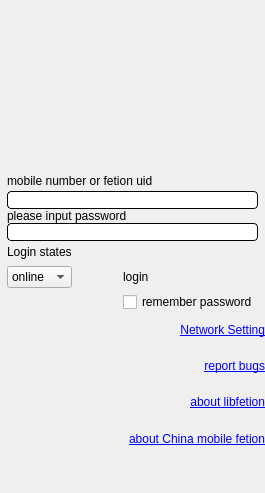
<?xml version="1.0" encoding="UTF-8"?>
<ui version="4.0">
 <class>Fetion_Login</class>
 <widget class="QWidget" name="Fetion_Login">
  <property name="geometry">
   <rect>
    <x>0</x>
    <y>0</y>
    <width>265</width>
    <height>493</height>
   </rect>
  </property>
  <property name="windowTitle">
   <string>Form</string>
  </property>
  <layout class="QVBoxLayout" name="verticalLayout_2">
   <property name="spacing">
    <number>0</number>
   </property>
   <property name="margin">
    <number>0</number>
   </property>
   <item>
    <layout class="QGridLayout" name="gridLayout">
     <item row="0" column="1" colspan="3">
      <widget class="QLabel" name="login_image">
       <property name="sizePolicy">
        <sizepolicy hsizetype="Fixed" vsizetype="Fixed">
         <horstretch>0</horstretch>
         <verstretch>0</verstretch>
        </sizepolicy>
       </property>
       <property name="minimumSize">
        <size>
         <width>251</width>
         <height>171</height>
        </size>
       </property>
       <property name="text">
        <string/>
       </property>
       <property name="pixmap">
        <pixmap/>
       </property>
      </widget>
     </item>
     <item row="0" column="4">
      <spacer name="horizontalSpacer_2">
       <property name="orientation">
        <enum>Qt::Horizontal</enum>
       </property>
       <property name="sizeHint" stdset="0">
        <size>
         <width>40</width>
         <height>20</height>
        </size>
       </property>
      </spacer>
     </item>
     <item row="1" column="0">
      <spacer name="horizontalSpacer">
       <property name="orientation">
        <enum>Qt::Horizontal</enum>
       </property>
       <property name="sizeHint" stdset="0">
        <size>
         <width>40</width>
         <height>20</height>
        </size>
       </property>
      </spacer>
     </item>
     <item row="1" column="1" colspan="3">
      <widget class="QLabel" name="label">
       <property name="sizePolicy">
        <sizepolicy hsizetype="Preferred" vsizetype="Fixed">
         <horstretch>0</horstretch>
         <verstretch>0</verstretch>
        </sizepolicy>
       </property>
       <property name="text">
        <string>mobile number or fetion uid</string>
       </property>
      </widget>
     </item>
     <item row="2" column="1" colspan="3">
      <widget class="QLineEdit" name="ED_Fetion_ID">
       <property name="styleSheet">
        <string notr="true">QLineEdit {
      border-width: 1px;
      border-style: solid;
      border-radius: 4px;
  } </string>
       </property>
       <property name="maxLength">
        <number>11</number>
       </property>
       <property name="echoMode">
        <enum>QLineEdit::Normal</enum>
       </property>
      </widget>
     </item>
     <item row="3" column="1" colspan="3">
      <widget class="QLabel" name="label_2">
       <property name="sizePolicy">
        <sizepolicy hsizetype="Preferred" vsizetype="Fixed">
         <horstretch>0</horstretch>
         <verstretch>0</verstretch>
        </sizepolicy>
       </property>
       <property name="layoutDirection">
        <enum>Qt::LeftToRight</enum>
       </property>
       <property name="text">
        <string>please input password</string>
       </property>
      </widget>
     </item>
     <item row="4" column="1" colspan="3">
      <widget class="QLineEdit" name="ED_Fetion_Pwd">
       <property name="styleSheet">
        <string notr="true">QLineEdit {
      border-width: 1px;
      border-style: solid;
      border-radius: 4px;
  } </string>
       </property>
       <property name="echoMode">
        <enum>QLineEdit::Password</enum>
       </property>
      </widget>
     </item>
     <item row="5" column="1">
      <widget class="QLabel" name="label_5">
       <property name="text">
        <string>Login states</string>
       </property>
      </widget>
     </item>
     <item row="5" column="2" colspan="2">
      <widget class="QLabel" name="Login_State">
       <property name="sizePolicy">
        <sizepolicy hsizetype="Minimum" vsizetype="Minimum">
         <horstretch>0</horstretch>
         <verstretch>0</verstretch>
        </sizepolicy>
       </property>
       <property name="minimumSize">
        <size>
         <width>141</width>
         <height>21</height>
        </size>
       </property>
       <property name="toolTip">
        <string/>
       </property>
       <property name="layoutDirection">
        <enum>Qt::RightToLeft</enum>
       </property>
       <property name="text">
        <string/>
       </property>
      </widget>
     </item>
     <item row="6" column="1">
      <widget class="QComboBox" name="loginState">
       <property name="styleSheet">
        <string notr="true"/>
       </property>
       <item>
        <property name="text">
         <string>online</string>
        </property>
       </item>
       <item>
        <property name="text">
         <string>offline</string>
        </property>
       </item>
       <item>
        <property name="text">
         <string>away</string>
        </property>
       </item>
       <item>
        <property name="text">
         <string>busy</string>
        </property>
       </item>
      </widget>
     </item>
     <item row="6" column="3">
      <widget class="QLabelMouse" name="BT_Login_Ok">
       <property name="sizePolicy">
        <sizepolicy hsizetype="Minimum" vsizetype="Minimum">
         <horstretch>0</horstretch>
         <verstretch>0</verstretch>
        </sizepolicy>
       </property>
       <property name="minimumSize">
        <size>
         <width>80</width>
         <height>30</height>
        </size>
       </property>
       <property name="text">
        <string>login</string>
       </property>
      </widget>
     </item>
     <item row="7" column="3">
      <widget class="QCheckBox" name="remPWD">
       <property name="layoutDirection">
        <enum>Qt::LeftToRight</enum>
       </property>
       <property name="text">
        <string>remember password</string>
       </property>
      </widget>
     </item>
    </layout>
   </item>
   <item>
    <layout class="QVBoxLayout" name="verticalLayout">
     <property name="rightMargin">
      <number>0</number>
     </property>
     <item>
      <widget class="QLabel" name="Net_Setting">
       <property name="palette">
        <palette>
         <active/>
         <inactive/>
         <disabled/>
        </palette>
       </property>
       <property name="font">
        <font/>
       </property>
       <property name="layoutDirection">
        <enum>Qt::LeftToRight</enum>
       </property>
       <property name="text">
        <string>&lt;a href=&quot;http://www.libfetion.cn&quot;&gt;Network Setting&lt;/a&gt;</string>
       </property>
       <property name="alignment">
        <set>Qt::AlignRight|Qt::AlignTrailing|Qt::AlignVCenter</set>
       </property>
      </widget>
     </item>
     <item>
      <widget class="QLabel" name="label_4">
       <property name="font">
        <font/>
       </property>
       <property name="layoutDirection">
        <enum>Qt::LeftToRight</enum>
       </property>
       <property name="text">
        <string>&lt;a href=&quot;http://www.libfetion.cn/bbs&quot;&gt;report bugs&lt;/a&gt;</string>
       </property>
       <property name="textFormat">
        <enum>Qt::RichText</enum>
       </property>
       <property name="alignment">
        <set>Qt::AlignRight|Qt::AlignTrailing|Qt::AlignVCenter</set>
       </property>
       <property name="openExternalLinks">
        <bool>true</bool>
       </property>
      </widget>
     </item>
     <item>
      <widget class="QLabel" name="About_linux">
       <property name="font">
        <font/>
       </property>
       <property name="focusPolicy">
        <enum>Qt::NoFocus</enum>
       </property>
       <property name="layoutDirection">
        <enum>Qt::LeftToRight</enum>
       </property>
       <property name="text">
        <string>&lt;a href=&quot;http://www.libfetion.cn&quot;&gt;about libfetion&lt;/a&gt;</string>
       </property>
       <property name="textFormat">
        <enum>Qt::RichText</enum>
       </property>
       <property name="alignment">
        <set>Qt::AlignRight|Qt::AlignTrailing|Qt::AlignVCenter</set>
       </property>
       <property name="openExternalLinks">
        <bool>true</bool>
       </property>
      </widget>
     </item>
     <item>
      <widget class="QLabel" name="About_cmm">
       <property name="font">
        <font/>
       </property>
       <property name="focusPolicy">
        <enum>Qt::NoFocus</enum>
       </property>
       <property name="layoutDirection">
        <enum>Qt::LeftToRight</enum>
       </property>
       <property name="text">
        <string>&lt;a href=&quot;http://www.fetion.com.cn&quot;&gt;about China mobile fetion&lt;/a&gt;</string>
       </property>
       <property name="textFormat">
        <enum>Qt::RichText</enum>
       </property>
       <property name="alignment">
        <set>Qt::AlignRight|Qt::AlignTrailing|Qt::AlignVCenter</set>
       </property>
       <property name="openExternalLinks">
        <bool>true</bool>
       </property>
      </widget>
     </item>
     <item>
      <widget class="QLabel" name="LibFetion_image">
       <property name="layoutDirection">
        <enum>Qt::LeftToRight</enum>
       </property>
       <property name="text">
        <string/>
       </property>
       <property name="alignment">
        <set>Qt::AlignRight|Qt::AlignTrailing|Qt::AlignVCenter</set>
       </property>
      </widget>
     </item>
    </layout>
   </item>
  </layout>
 </widget>
 <customwidgets>
  <customwidget>
   <class>QLabelMouse</class>
   <extends>QLabel</extends>
   <header>fxLableMouse.h</header>
  </customwidget>
 </customwidgets>
 <resources/>
 <connections/>
</ui>
